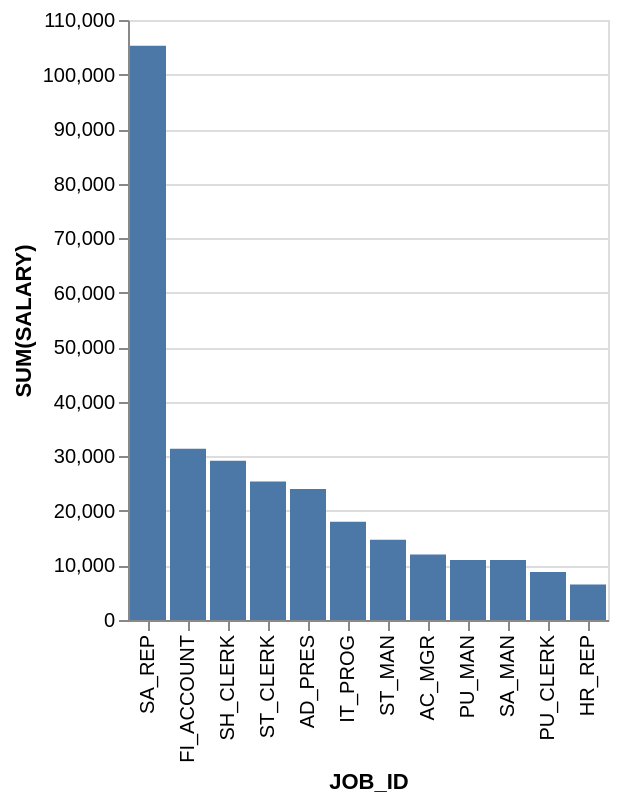

Source (Vega-Lite JSON):
### Vega-Lite specification from a JSON file in a GitHub repository (floating-point values rounded to 4 significant figures)
{"data": {"values": [{"x_data": "AC_MGR", "y_data": 12000}, {"x_data": "AD_PRES", "y_data": 24000}, {"x_data": "FI_ACCOUNT", "y_data": 31400}, {"x_data": "HR_REP", "y_data": 6500}, {"x_data": "IT_PROG", "y_data": 18000}, {"x_data": "PU_CLERK", "y_data": 8800}, {"x_data": "PU_MAN", "y_data": 11000}, {"x_data": "SA_MAN", "y_data": 11000}, {"x_data": "SA_REP", "y_data": 105300}, {"x_data": "SH_CLERK", "y_data": 29200}, {"x_data": "ST_CLERK", "y_data": 25400}, {"x_data": "ST_MAN", "y_data": 14700}]}, "mark": "bar", "encoding": {"x": {"field": "x_data", "type": "nominal", "title": "JOB_ID", "sort": {"op": "sum", "field": "y_data", "order": "descending"}}, "y": {"field": "y_data", "type": "quantitative", "title": "SUM(SALARY)"}}}
